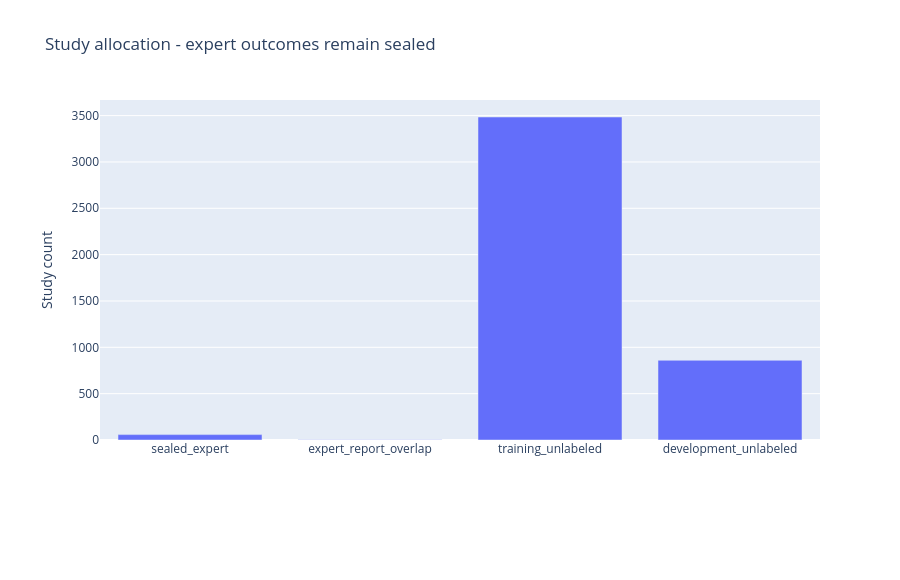

Notebook cell for this chart:
### Markdown cell above
## 01 · Study allocation

All expert studies remain sealed; additional matching reports are excluded from the training pool.

Each figure saves its numerical specification, native Plotly JSON, interactive HTML, and PNG companion. The PNG is emitted separately and remains in the saved notebook.

### Code cell
display_saved(1)

### Figure 1 — Plotly figure (JSON) as saved in the notebook; plotly's stock layout.template omitted (floating-point values rounded to 4 significant figures)
{"data": [{"name": "Studies", "type": "bar", "x": ["sealed_expert", "expert_report_overlap", "training_unlabeled", "development_unlabeled"], "y": [58, 4, 3485, 860]}], "layout": {"barmode": "group", "height": 580, "margin": {"b": 140, "l": 100}, "meta": {"numeric_spec_sha256": "00bfee3a7cd1ff5635d03b5b3ce71de7ff993dbcdc7ee08787d9291b8128c513", "role": "aggregate_supervision_diagnostic"}, "title": {"text": "Study allocation - expert outcomes remain sealed"}, "yaxis": {"title": {"text": "Study count"}}}}
